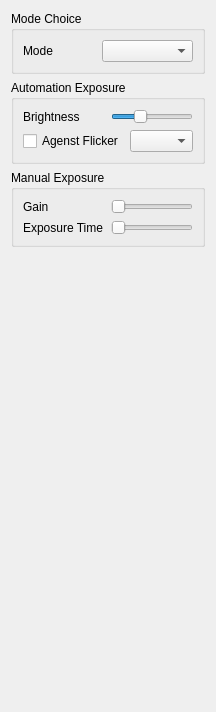
      <widget class="QWidget" name="tab">
       <attribute name="title">
        <string>Exposure</string>
       </attribute>
       <layout class="QVBoxLayout" name="verticalLayout_2">
        <item>
         <widget class="QGroupBox" name="groupBox">
          <property name="title">
           <string>Mode Choice</string>
          </property>
          <layout class="QHBoxLayout" name="horizontalLayout">
           <item>
            <widget class="QLabel" name="label_10">
             <property name="text">
              <string>Mode</string>
             </property>
            </widget>
           </item>
           <item>
            <widget class="QComboBox" name="comboBox_exposureMode">
             <property name="currentIndex">
              <number>-1</number>
             </property>
             <item>
              <property name="text">
               <string>Manual</string>
              </property>
             </item>
             <item>
              <property name="text">
               <string>Automation</string>
              </property>
             </item>
            </widget>
           </item>
          </layout>
         </widget>
        </item>
        <item>
         <widget class="QGroupBox" name="groupBox_automationExposure">
          <property name="title">
           <string>Automation Exposure</string>
          </property>
          <layout class="QVBoxLayout" name="verticalLayout_17">
           <item>
            <layout class="QHBoxLayout" name="horizontalLayout_27" stretch="5,5">
             <item>
              <widget class="QLabel" name="label_4">
               <property name="text">
                <string>Brightness</string>
               </property>
              </widget>
             </item>
             <item>
              <widget class="QSlider" name="slider_brightness">
               <property name="maximum">
                <number>300</number>
               </property>
               <property name="value">
                <number>99</number>
               </property>
               <property name="orientation">
                <enum>Qt::Horizontal</enum>
               </property>
              </widget>
             </item>
            </layout>
           </item>
           <item>
            <layout class="QHBoxLayout" name="horizontalLayout_28">
             <item>
              <widget class="QCheckBox" name="checkBox_flicker">
               <property name="text">
                <string>Agenst Flicker</string>
               </property>
              </widget>
             </item>
             <item>
              <widget class="QComboBox" name="comboBox_frequency">
               <property name="currentIndex">
                <number>-1</number>
               </property>
               <item>
                <property name="text">
                 <string>50HZ</string>
                </property>
               </item>
               <item>
                <property name="text">
                 <string>60HZ</string>
                </property>
               </item>
              </widget>
             </item>
            </layout>
           </item>
          </layout>
         </widget>
        </item>
        <item>
         <widget class="QGroupBox" name="groupBox_manualExposure">
          <property name="title">
           <string>Manual Exposure</string>
          </property>
          <layout class="QVBoxLayout" name="verticalLayout_18">
           <item>
            <layout class="QHBoxLayout" name="horizontalLayout_34" stretch="5,5">
             <item>
              <widget class="QLabel" name="label_24">
               <property name="text">
                <string>Gain</string>
               </property>
              </widget>
             </item>
             <item>
              <widget class="QSlider" name="slider_gain">
               <property name="orientation">
                <enum>Qt::Horizontal</enum>
               </property>
               <property name="invertedAppearance">
                <bool>false</bool>
               </property>
               <property name="invertedControls">
                <bool>false</bool>
               </property>
               <property name="tickPosition">
                <enum>QSlider::NoTicks</enum>
               </property>
              </widget>
             </item>
            </layout>
           </item>
           <item>
            <layout class="QHBoxLayout" name="horizontalLayout_36" stretch="5,5">
             <item>
              <widget class="QLabel" name="label_26">
               <property name="text">
                <string>Exposure Time</string>
               </property>
              </widget>
             </item>
             <item>
              <widget class="QSlider" name="slider_exposureTime">
               <property name="orientation">
                <enum>Qt::Horizontal</enum>
               </property>
              </widget>
             </item>
            </layout>
           </item>
          </layout>
         </widget>
        </item>
        <item>
         <spacer name="verticalSpacer_5">
          <property name="orientation">
           <enum>Qt::Vertical</enum>
          </property>
          <property name="sizeHint" stdset="0">
           <size>
            <width>20</width>
            <height>454</height>
           </size>
          </property>
         </spacer>
        </item>
       </layout>
      </widget>
